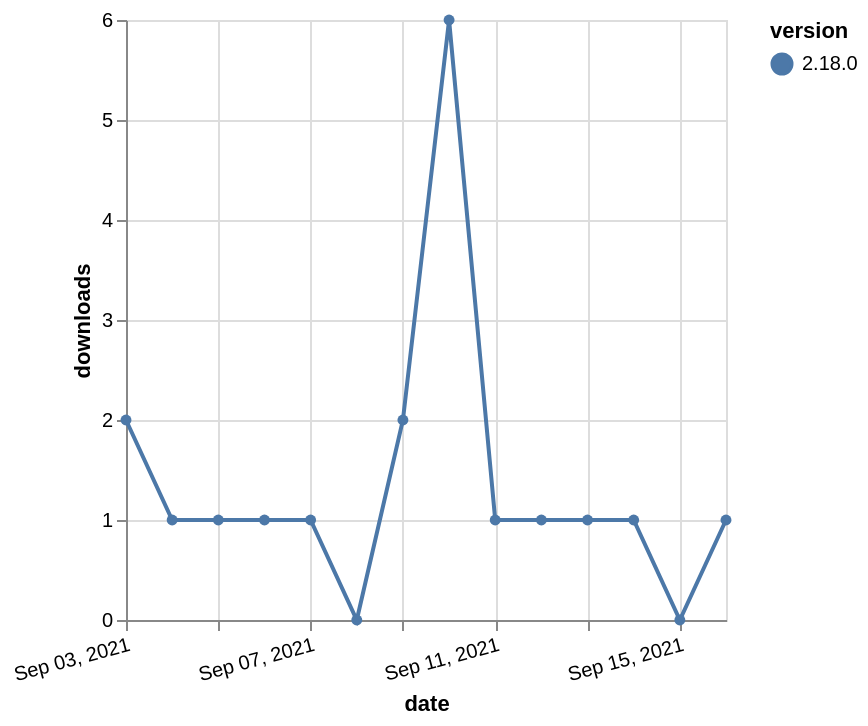

Specify this chart in Vega-Lite:
### Vega-Lite specification from a JSON file in a GitHub repository (floating-point values rounded to 4 significant figures)
{"$schema": "https://vega.github.io/schema/vega-lite/v5.json", "description": "A simple bar chart with embedded data.", "data": {"values": [{"date": "2021-09-03", "total": 642, "delta": 2, "version": "2.18.0"}, {"date": "2021-09-04", "total": 643, "delta": 1, "version": "2.18.0"}, {"date": "2021-09-05", "total": 644, "delta": 1, "version": "2.18.0"}, {"date": "2021-09-06", "total": 645, "delta": 1, "version": "2.18.0"}, {"date": "2021-09-07", "total": 646, "delta": 1, "version": "2.18.0"}, {"date": "2021-09-08", "total": 646, "delta": 0, "version": "2.18.0"}, {"date": "2021-09-09", "total": 648, "delta": 2, "version": "2.18.0"}, {"date": "2021-09-10", "total": 654, "delta": 6, "version": "2.18.0"}, {"date": "2021-09-11", "total": 655, "delta": 1, "version": "2.18.0"}, {"date": "2021-09-12", "total": 656, "delta": 1, "version": "2.18.0"}, {"date": "2021-09-13", "total": 657, "delta": 1, "version": "2.18.0"}, {"date": "2021-09-14", "total": 658, "delta": 1, "version": "2.18.0"}, {"date": "2021-09-15", "total": 658, "delta": 0, "version": "2.18.0"}, {"date": "2021-09-16", "total": 659, "delta": 1, "version": "2.18.0"}]}, "width": "container", "mark": {"type": "line", "point": {"filled": true}}, "encoding": {"x": {"field": "date", "type": "temporal", "timeUnit": "yearmonthdate", "title": "date", "axis": {"labelAngle": -15}}, "y": {"field": "delta", "type": "quantitative", "title": "downloads"}, "color": {"field": "version", "type": "nominal"}, "tooltip": {"field": "delta"}}}
